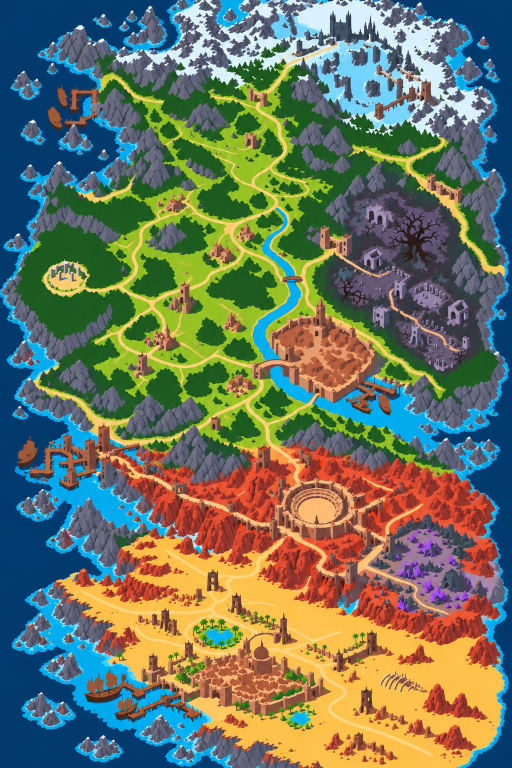
#> input picture tools/world/new_map/source/biome-control.png, 1024 x 1536 px (shown at 1/2 size)
$ python make_heightmap.py
#> lines starting #> are read from the running program, lines starting #| are printed output that depends on the picture; after the words box and inside, x2 and y2 are one past the last pixel; in counts of white or black regions, pixels touching at a corner belong together
"""Make the new map's heightmap and ground map from Dan's painted map.

Reads source/biome-control.png (Dan's map, one colour per kind of ground) and
source/height-reference.png (his shaded relief, used only for the shape of
the peaks), both 1024 x 1536 at 2 m a pixel. Writes, beside this script:

- heightmap.png: 16-bit greyscale, black = heightmap.json `min`, white = `max`
  (metres; sea level is 0). Edit it in any image editor that keeps 16 bits.
- ground.png: the kind of ground everywhere, in the GROUND colours below.
  Paint it with those exact colours to change the ground.
- heightmap.json: the height range and scale.

Only Dan's drawing is used (Dan, 2026-10-28): no old towns, roads or zones.
Trees and bridges are not ground: forest is plain grass, and water runs on
under bridges and docks. Buildings drawn on the map (flats.json) are levelled
so they can be built on. Then bake it into the game:

    python3 tools/world/new_map/make_heightmap.py
    python3 tools/world/new_map/bake_new_map.py

Needs numpy, scipy and pillow.
"""
import json
import os

import numpy as np
from PIL import Image
from scipy import ndimage as ndi

HERE = os.path.dirname(os.path.abspath(__file__))
PX = 2.0  # metres per pixel

# Dan's painted colours -> kind of ground (found by clustering his map)
PAINT = [
    ((38, 82, 41), "grass"),  # forest: trees come later, the ground is grass
    ((149, 189, 38), "grass"), ((248, 201, 118), "path"),
    ((92, 94, 113), "mountain"), ((215, 238, 247), "snow"),
    ((250, 192, 76), "desert"), ((202, 134, 92), "redrock_low"),
    ((208, 81, 52), "redrock"), ((137, 63, 49), "redrock_high"),
    ((149, 135, 168), "haunted"),
    ((1, 58, 109), "sea"), ((37, 131, 180), "water"), ((5, 174, 237), "water"),
    ((112, 210, 243), "shallows"),  # surf round the coast; ice in the snow
]
# kind -> height of open ground there (m), and its colour in ground.png
GROUND = {
    "grass": (3.0, (120, 176, 60)), "path": (3.0, (214, 190, 120)),
    "mountain": (34.0, (104, 104, 118)), "snow": (16.0, (222, 236, 244)),
    "desert": (2.5, (236, 186, 92)), "redrock_low": (8.0, (200, 132, 90)),
    "redrock": (16.0, (198, 84, 54)), "redrock_high": (22.0, (138, 66, 50)),
    "haunted": (4.0, (120, 108, 140)), "water": (-2.0, (30, 140, 200)),
    "sea": (-8.0, (10, 60, 110)),
}
KINDS = list(GROUND)
HIGH = {"mountain", "redrock", "redrock_high", "snow"}  # where the peaks' detail goes


def main():
    bio = np.asarray(Image.open(os.path.join(HERE, "source", "biome-control.png")).convert("RGB")).astype(np.float32)
    shade = np.asarray(Image.open(os.path.join(HERE, "source", "height-reference.png")).convert("L")).astype(np.float32) / 255
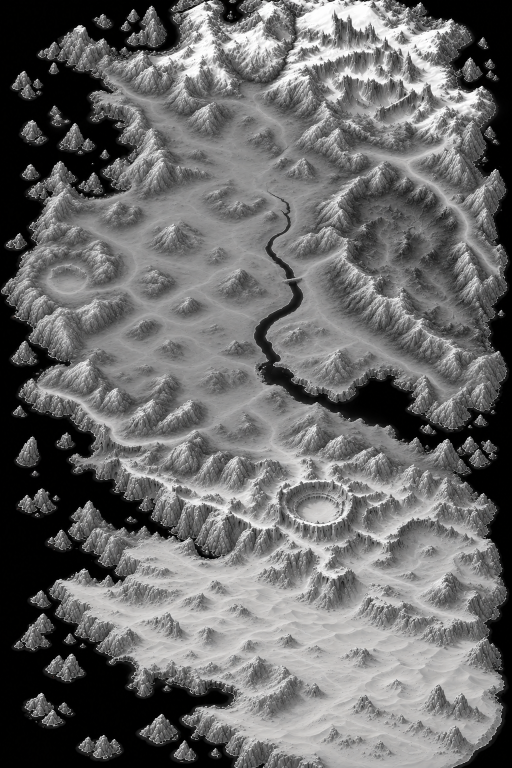
#> input picture tools/world/new_map/source/height-reference.png, 1024 x 1536 px (shown at 1/2 size)
    ny, nx = bio.shape[:2]
#> ny = 1536; nx = 1024
    pal = np.array([c for c, _ in PAINT], np.float32)
    near = np.argmin(((bio[:, :, None, :] - pal[None, None]) ** 2).sum(-1), -1)
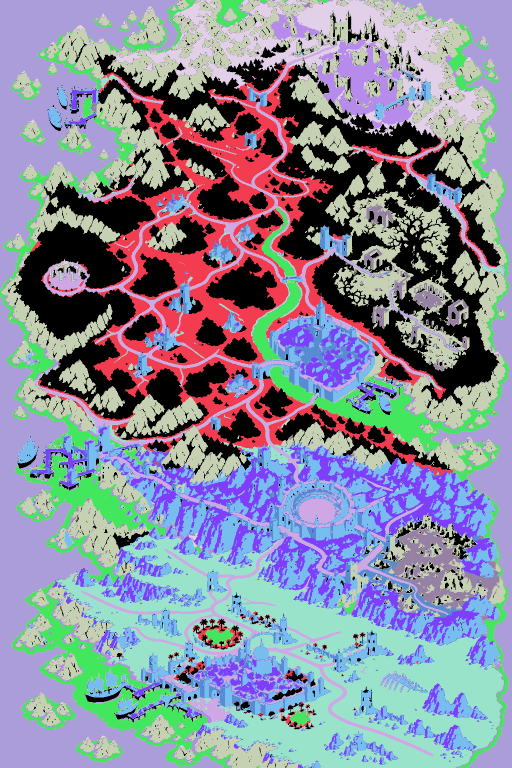
#> near: shape (1536, 1024) int64 (shown at 1/2 size); 14 distinct labels, from 0 to 13; one colour per label, 0 black
    names = [k for _, k in PAINT]
    north_ice = np.zeros((ny, nx), bool)
    kind = np.zeros((ny, nx), np.int16)
    for i, k in enumerate(names):
        if k == "shallows":
            continue
        kind[near == i] = KINDS.index(k)
    # pale blue is ice in the snowy north, surf everywhere else
    pale = near == names.index("shallows")
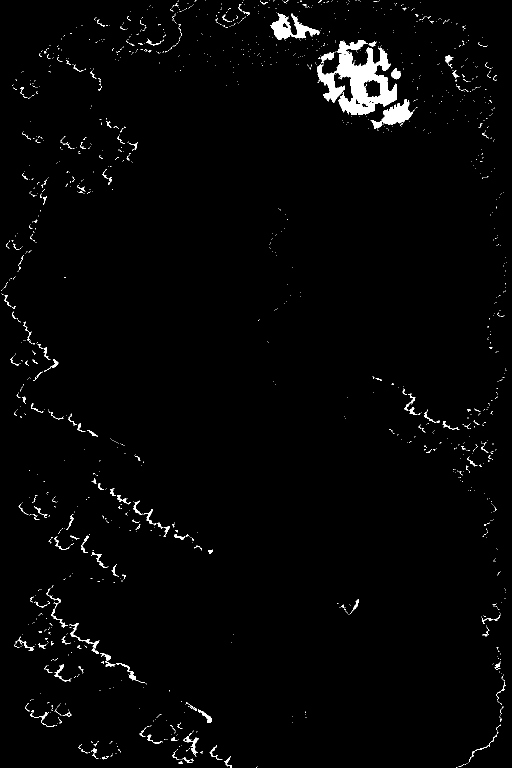
#> pale: shape (1536, 1024) bool (shown at 1/2 size); 1.8% white; 1417 white regions (1278 under 20 px), largest, box (x1, y1, x2, y2) and area: (635, 80, 794, 230) 10692, (541, 27, 639, 80) 2142, (743, 198, 829, 258) 1956
    snow_near = ndi.uniform_filter((near == names.index("snow")).astype(np.float32), 61) > 0.15
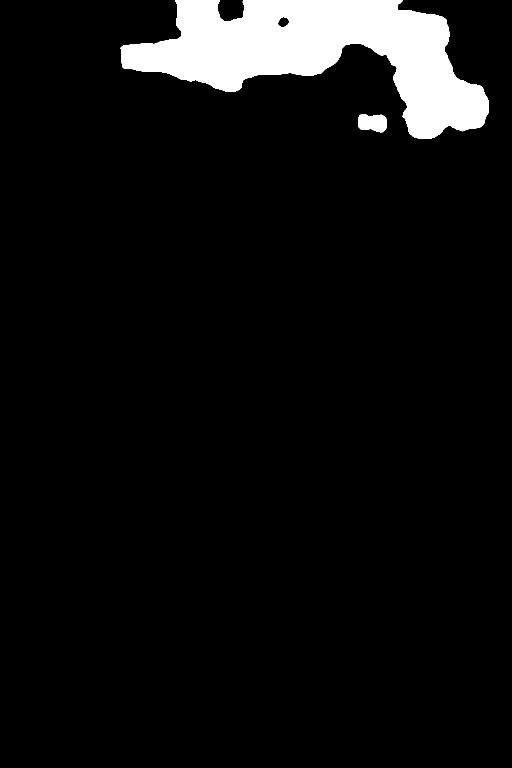
#> snow_near: shape (1536, 1024) bool (shown at 1/2 size); 6.3% white; 2 white regions, box (x1, y1, x2, y2) and area: (241, 0, 978, 278) 97951, (717, 228, 774, 265) 1683
    north_ice = pale & snow_near
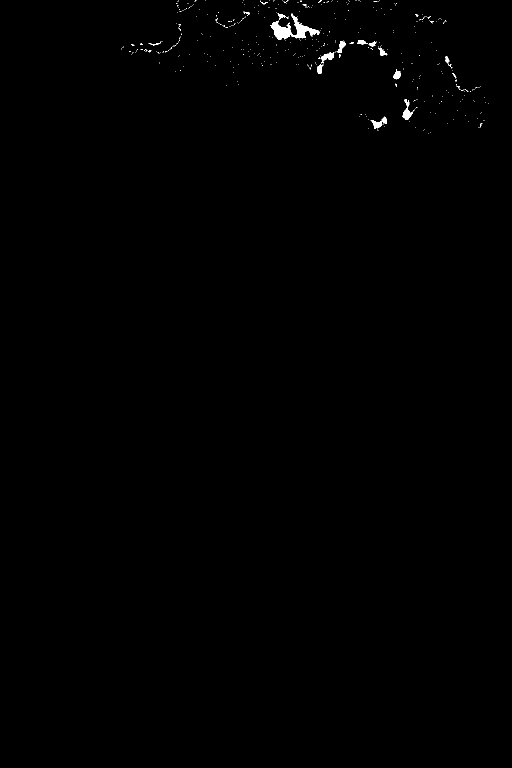
#> north_ice: shape (1536, 1024) bool (shown at 1/2 size); 0.3% white; 393 white regions (375 under 20 px), largest, box (x1, y1, x2, y2) and area: (541, 27, 639, 80) 1785, (805, 198, 829, 240) 364, (743, 233, 774, 258) 309
    kind[north_ice] = KINDS.index("snow")
    kind[pale & ~north_ice] = KINDS.index("water")
    # small painted bits (houses, towers, palms, signs) take the ground round them
    kind = majority(kind, 5)
    for k in ("mountain", "redrock_high", "redrock", "redrock_low", "snow"):
        m = kind == KINDS.index(k)
        lab, n = ndi.label(m)
        if n:
            size = ndi.sum(m, lab, np.arange(1, n + 1))
            small = np.isin(lab, np.nonzero(size < 140)[0] + 1)
            kind[small] = -1
    fill_from_neighbours(kind)
    # roofs, ships and carts are painted in the red rock's colours: red rock
    # standing alone in green land or water is a building or a ship, so it
    # takes that ground (in the desert it is a real outcrop and stays)
    red = np.isin(kind, [KINDS.index(k) for k in ("redrock_low", "redrock", "redrock_high")])
    lab, n = ndi.label(red)
    for i, sl in enumerate(ndi.find_objects(lab)):
        sl = tuple(slice(max(0, s.start - 4), s.stop + 4) for s in sl)
        blob = lab[sl] == i + 1
        if blob.sum() > 3000:
            continue
        ring = ndi.binary_dilation(blob, iterations=3) & ~red[sl]
        if ring.sum() and ring.sum() > 0.6 * (ndi.binary_dilation(blob, iterations=3) & ~blob).sum():
            k = np.bincount(kind[sl][ring]).argmax()
            if KINDS[k] != "desert":
                kind[sl][blob] = k

    # water runs on under bridges and docks
    wet = np.isin(kind, [KINDS.index("water"), KINDS.index("sea")])
    closed = ndi.binary_closing(wet, structure=disk(5), iterations=1) & ~wet
    kind[closed & (kind != KINDS.index("mountain"))] = KINDS.index("water")
    wet = np.isin(kind, [KINDS.index("water"), KINDS.index("sea")])

    # buildings drawn on the map are levelled
#> (the run stopped early here; a loop or call above may not have finished)
